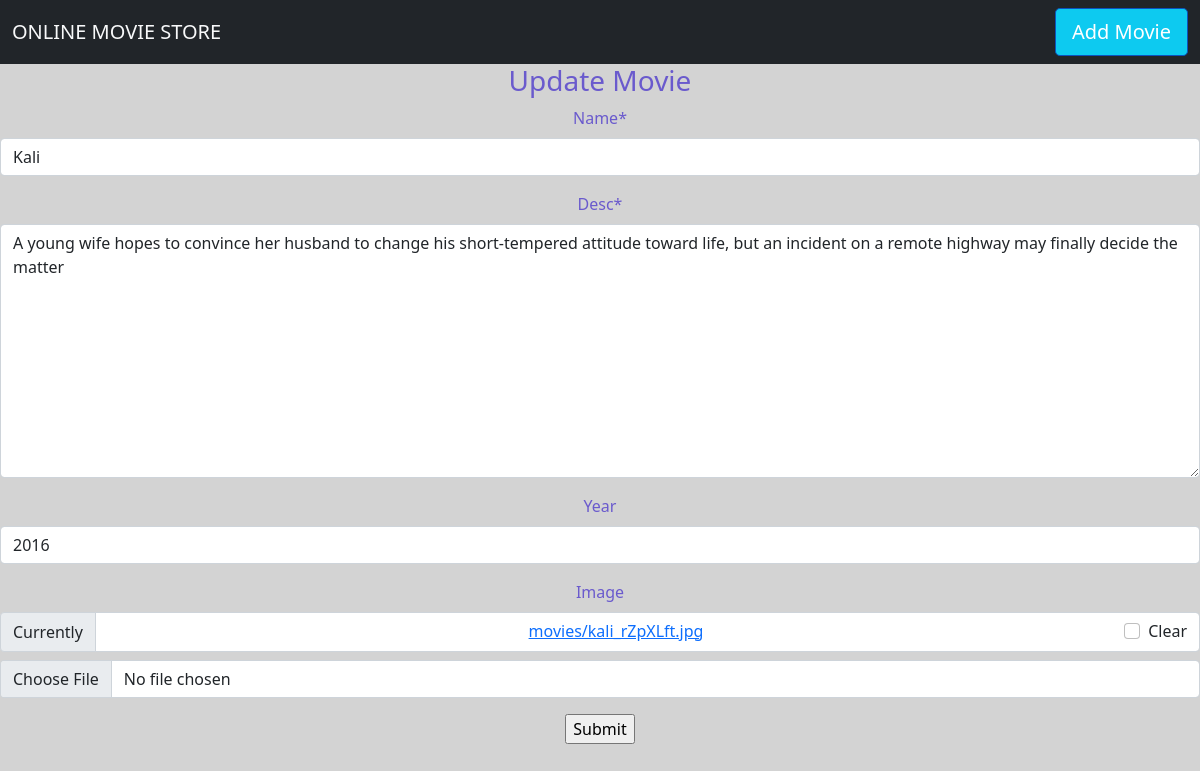
Page /update/3 on the committed database.
### movieapp/models.py (models this page shows, shortened)
class Movietb(models.Model):
    name = models.CharField(max_length=20)
    desc = models.TextField()
    year = models.IntegerField(null=True,blank=True)
    image = models.ImageField(upload_to="movies", null=True, blank=True)

### movieapp/views.py (the view)
# urls.py: path('update/<int:pk>', views.MovieUpdate.as_view(), name="update"),
class MovieUpdate(UpdateView):
    model = Movietb
    template_name = "update.html"
    fields = "__all__"
    success_url = reverse_lazy('movieapp:home')

### templates/update.html (shortened to what this page needs)
<!DOCTYPE html>
{% extends 'base.html' %}
{% load crispy_forms_tags %}
{% load static %}
{% block content %}
<center>
   <h3>Update Movie</h3>
    <form method="POST" enctype="multipart/form-data">
        {{ form|crispy }}
        <input type="submit">
    </form>
</center>
{% endblock %}

### static/css/style.css (style rules this page uses)
body { background-color:LightGray; color:SlateBlue; }

### rows in the picture
Movietb: name "Kali", desc "A young wife hopes to convince her husband to change his short-tempered attitude toward life, but an incident on a remote highway may finally decide the matter", year "2016"
